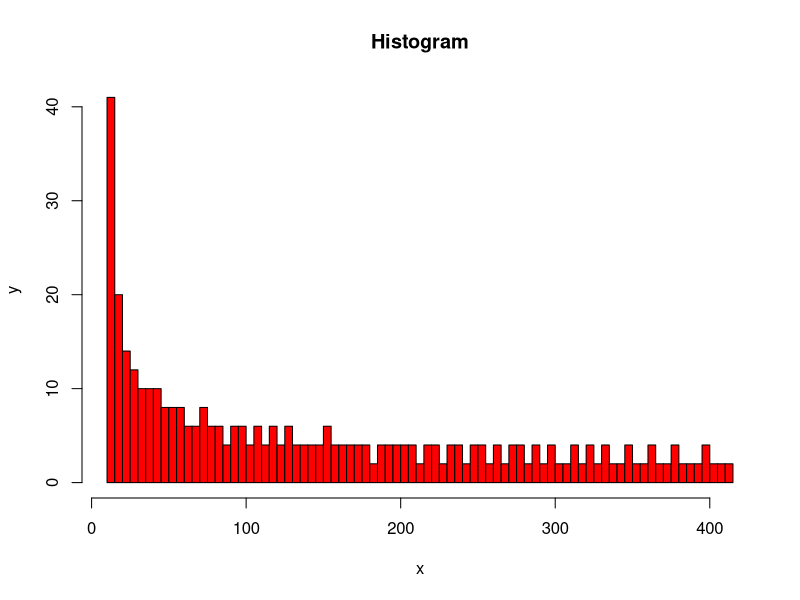

Write R code to recreate this figure.
# "comment"
#"comment"

# vector of number from 1 to 100 with step 0.1
x <- seq(-20, 20, 0.1)
y <- x^2 + 11
#plot(x, y, type = "l", xlab = "x", ylab = "y", )
# add another point to the graph
#points(0, 11, pch = 16, col = "red")
#med <- median(y)

hist(y, breaks = 100, col = "red", main = "Histogram", xlab = "x", ylab = "y")

